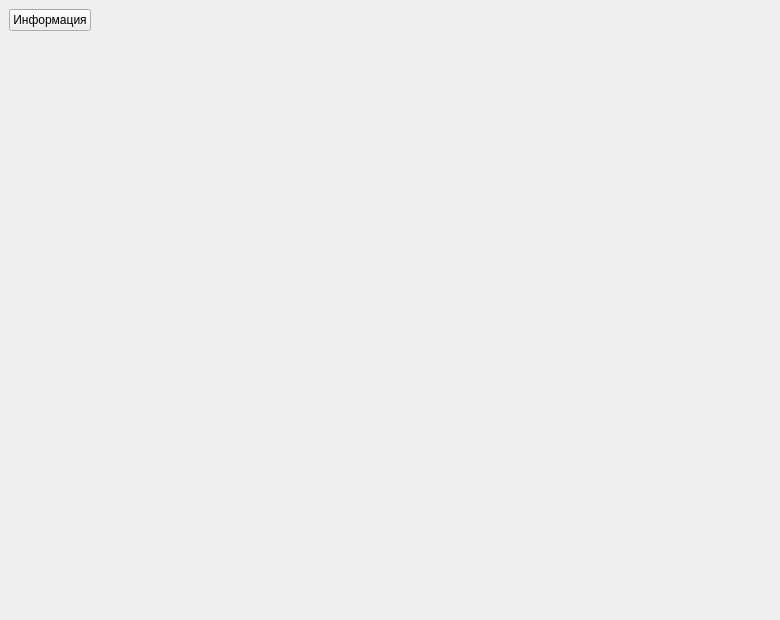
<?xml version="1.0" encoding="UTF-8"?>
<ui version="4.0">
 <class>Stand01</class>
 <widget class="QMainWindow" name="Stand01">
  <property name="geometry">
   <rect>
    <x>0</x>
    <y>0</y>
    <width>780</width>
    <height>620</height>
   </rect>
  </property>
  <property name="windowTitle">
   <string>Стенд 01 - Изучение работы регистров</string>
  </property>
  <widget class="QWidget" name="centralWidget">
   <layout class="QVBoxLayout" name="verticalLayout">
    <item>
     <widget class="QPushButton" name="buttonHelp">
      <property name="sizePolicy">
       <sizepolicy hsizetype="Fixed" vsizetype="Fixed">
        <horstretch>0</horstretch>
        <verstretch>0</verstretch>
       </sizepolicy>
      </property>
      <property name="text">
       <string>Информация</string>
      </property>
     </widget>
    </item>
    <item>
     <spacer name="verticalSpacer">
      <property name="orientation">
       <enum>Qt::Vertical</enum>
      </property>
      <property name="sizeHint" stdset="0">
       <size>
        <width>20</width>
        <height>40</height>
       </size>
      </property>
     </spacer>
    </item>
   </layout>
  </widget>
 </widget>
 <resources/>
 <connections/>
</ui>
